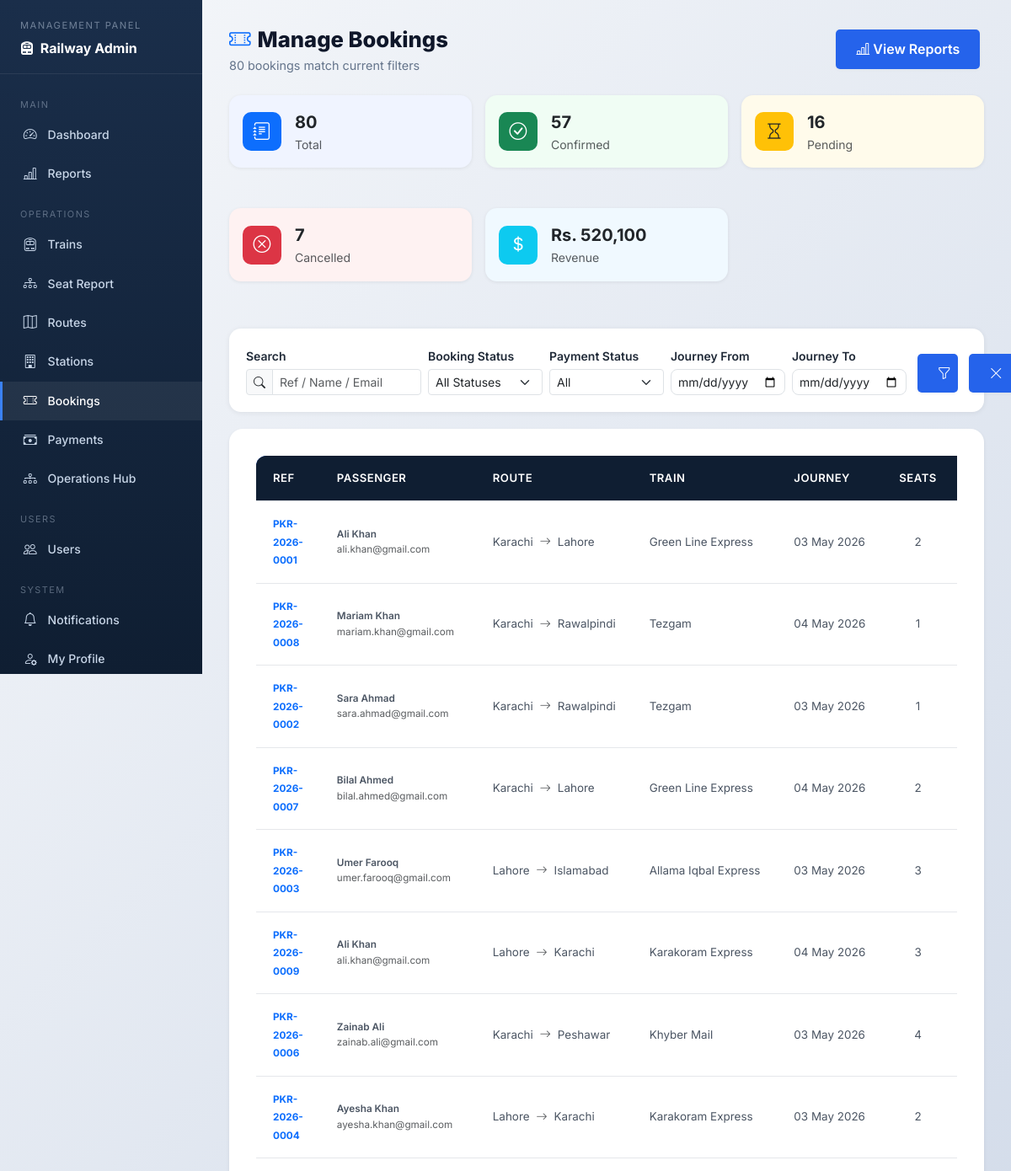
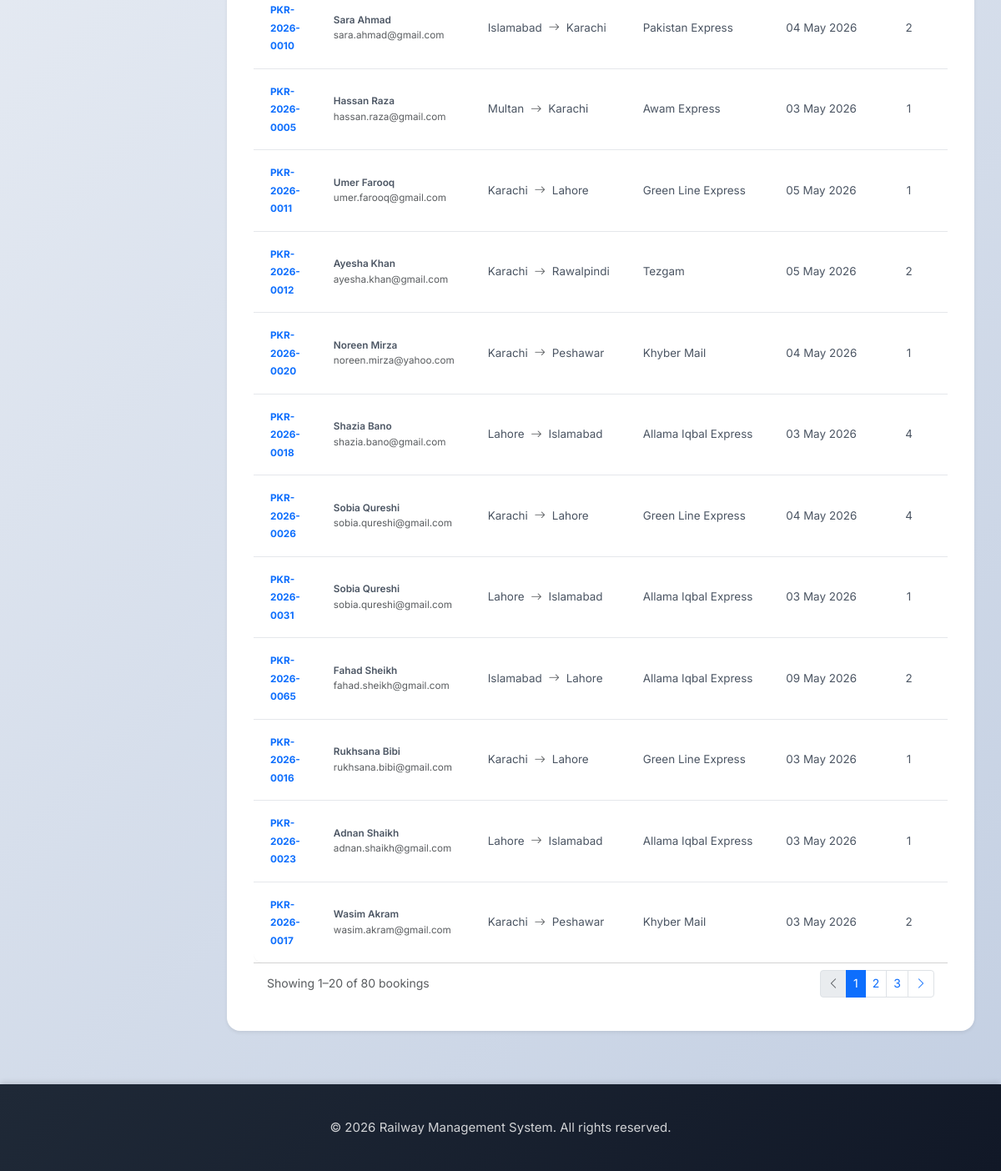
/manage-bookings.php (signed in), run on the app's committed database (2 pictures, top to bottom).
### tables this page shows
CREATE TABLE IF NOT EXISTS bookings (
    booking_id INT PRIMARY KEY AUTO_INCREMENT,
    user_id INT NOT NULL,
    route_id INT NOT NULL,
    booking_reference VARCHAR(20) UNIQUE NOT NULL,
    number_of_seats INT NOT NULL,
    total_fare DECIMAL(12, 2) NOT NULL,
    booking_status ENUM('pending', 'confirmed', 'cancelled') DEFAULT 'pending',
    payment_status ENUM('pending', 'completed', 'failed', 'refunded') DEFAULT 'pending',
    booking_date TIMESTAMP DEFAULT CURRENT_TIMESTAMP,
    journey_date DATE NOT NULL,
    updated_at TIMESTAMP DEFAULT CURRENT_TIMESTAMP ON UPDATE CURRENT_TIMESTAMP,
    cancellation_reason VARCHAR(255) DEFAULT NULL,
    cancellation_fee DECIMAL(10,2) DEFAULT 0.00,
    refund_amount DECIMAL(10,2) DEFAULT 0.00,
    cancelled_at DATETIME DEFAULT NULL,
    FOREIGN KEY (user_id) REFERENCES users(user_id) ON DELETE CASCADE,
    FOREIGN KEY (route_id) REFERENCES routes(route_id) ON DELETE CASCADE
);

CREATE TABLE IF NOT EXISTS users (
    user_id INT PRIMARY KEY AUTO_INCREMENT,
    username VARCHAR(50) UNIQUE NOT NULL,
    email VARCHAR(100) UNIQUE NOT NULL,
    password VARCHAR(255) NOT NULL,
    full_name VARCHAR(100) NOT NULL,
    phone VARCHAR(20),
    address TEXT,
    role ENUM('user', 'admin', 'employee') DEFAULT 'user',
    is_active BOOLEAN DEFAULT TRUE,
    created_at TIMESTAMP DEFAULT CURRENT_TIMESTAMP,
    updated_at TIMESTAMP DEFAULT CURRENT_TIMESTAMP ON UPDATE CURRENT_TIMESTAMP
);

CREATE TABLE IF NOT EXISTS routes (
    route_id INT PRIMARY KEY AUTO_INCREMENT,
    train_id INT NOT NULL,
    departure_city VARCHAR(100) NOT NULL,
    arrival_city VARCHAR(100) NOT NULL,
    departure_time TIME NOT NULL,
    arrival_time TIME NOT NULL,
    distance_km DECIMAL(10, 2),
    base_fare DECIMAL(10, 2) NOT NULL,
    journey_date DATE NOT NULL,
    available_seats INT NOT NULL,
    status ENUM('scheduled', 'cancelled', 'completed') DEFAULT 'scheduled',
    created_at TIMESTAMP DEFAULT CURRENT_TIMESTAMP,
    updated_at TIMESTAMP DEFAULT CURRENT_TIMESTAMP ON UPDATE CURRENT_TIMESTAMP,
    FOREIGN KEY (train_id) REFERENCES trains(train_id) ON DELETE CASCADE,
    UNIQUE KEY unique_train_date (train_id, journey_date)
);

CREATE TABLE IF NOT EXISTS trains (
    train_id INT PRIMARY KEY AUTO_INCREMENT,
    train_name VARCHAR(100) NOT NULL,
    train_number VARCHAR(50) UNIQUE NOT NULL,
    train_type VARCHAR(50) NOT NULL,
    total_seats INT NOT NULL,
    available_seats INT NOT NULL,
    status ENUM('active', 'inactive', 'maintenance') DEFAULT 'active',
    created_at TIMESTAMP DEFAULT CURRENT_TIMESTAMP,
    updated_at TIMESTAMP DEFAULT CURRENT_TIMESTAMP ON UPDATE CURRENT_TIMESTAMP
);

### manage-bookings.php (the view, shortened to what the rows shown need)
<?php
require_once 'config/database.php';
require_once 'src/classes/Database.php';
$db = new Database();
$db->connect();
$page           = max(1, (int)($_GET['page'] ?? 1));
$per_page       = 20;
$offset         = ($page - 1) * $per_page;
$wheres = [];
$where_sql = $wheres ? 'WHERE ' . implode(' AND ', $wheres) : '';
$bookings = $db->select(
    "SELECT b.booking_id, b.booking_reference, b.booking_date, b.journey_date,
            b.number_of_seats, b.total_fare, b.booking_status, b.payment_status,
            u.full_name, u.email,
            r.departure_city, r.arrival_city,
            t.train_name
     FROM bookings b
     JOIN users  u ON b.user_id   = u.user_id
     JOIN routes r ON b.route_id  = r.route_id
     JOIN trains t ON r.train_id  = t.train_id
     {$where_sql}
     ORDER BY b.booking_date DESC
     LIMIT {$per_page} OFFSET {$offset}"
);
require_once 'inc/header.php';
?>
<div class="adm-wrap">
<section class="adm-main">
    <div class="adm-page-header mb-4">
        <div>
            <h2><i class="bi bi-ticket-perforated me-2 text-primary"></i>Manage Bookings</h2>
        </div>
    </div>
    <div class="card border-0 shadow-sm">
        <div class="table-responsive">
            <table class="table table-hover mb-0 bk-table">
                <thead>
                    <tr>
                        <th>Ref</th>
                        <th>Passenger</th>
                        <th>Route</th>
                        <th>Train</th>
                        <th>Journey</th>
                        <th>Seats</th>
                        <th>Fare</th>
                    </tr>
                </thead>
                <tbody>
                <?php if (empty($bookings)): ?>
                    <tr><td colspan="11" class="text-center py-5 text-muted">
                        <i class="bi bi-inbox fs-2 d-block mb-2"></i>No bookings found.
                    </td></tr>
                <?php else: ?>
                    <?php foreach ($bookings as $bk): ?>
                    <tr>
                        <td>
                            <a href="booking-admin.php?id=<?= $bk['booking_id'] ?>"
                               class="fw-bold text-primary text-decoration-none small">
                                <?= htmlspecialchars($bk['booking_reference']) ?>
                            </a>
                        </td>
                        <td>
                            <div class="fw-semibold small"><?= htmlspecialchars($bk['full_name']) ?></div>
                            <div class="text-muted" style="font-size:.73rem;"><?= htmlspecialchars($bk['email']) ?></div>
                        </td>
                        <td class="small">
                            <span class="text-nowrap">
                                <?= htmlspecialchars($bk['departure_city']) ?>
                                <i class="bi bi-arrow-right text-muted mx-1"></i>
                                <?= htmlspecialchars($bk['arrival_city']) ?>
                            </span>
                        </td>
                        <td class="small text-nowrap"><?= htmlspecialchars($bk['train_name']) ?></td>
                        <td class="small text-nowrap"><?= date('d M Y', strtotime($bk['journey_date'])) ?></td>
                        <td class="text-center small"><?= (int)$bk['number_of_seats'] ?></td>
                        <td class="small text-nowrap">Rs. <?= number_format($bk['total_fare'], 0) ?></td>
                    </tr>
                    <?php endforeach; ?>
                <?php endif; ?>
                </tbody>
            </table>
        </div>
    </div>
</section>
</div>
<?php require_once 'inc/footer.php'; ?>

### data on the page
bookings: booking_reference "PKR-2026-0001", user.full_name "Ali Khan", user.email "ali.khan@gmail.com", route.departure_city "Karachi", route.arrival_city "Lahore", trains.train_name "Green Line Express", journey_date "03 May 2026", number_of_seats "2"
bookings: booking_reference "PKR-2026-0008", user.full_name "Mariam Khan", user.email "mariam.khan@gmail.com", route.departure_city "Karachi", route.arrival_city "Rawalpindi", trains.train_name "Tezgam", journey_date "04 May 2026", number_of_seats "1"
bookings: booking_reference "PKR-2026-0002", user.full_name "Sara Ahmad", user.email "sara.ahmad@gmail.com", route.departure_city "Karachi", route.arrival_city "Rawalpindi", trains.train_name "Tezgam", journey_date "03 May 2026", number_of_seats "1"
bookings: booking_reference "PKR-2026-0007", user.full_name "Bilal Ahmed", user.email "bilal.ahmed@gmail.com", route.departure_city "Karachi", route.arrival_city "Lahore", trains.train_name "Green Line Express", journey_date "04 May 2026", number_of_seats "2"
bookings: booking_reference "PKR-2026-0003", user.full_name "Umer Farooq", user.email "umer.farooq@gmail.com", route.departure_city "Lahore", route.arrival_city "Islamabad", trains.train_name "Allama Iqbal Express", journey_date "03 May 2026", number_of_seats "3"
bookings: booking_reference "PKR-2026-0009", user.full_name "Ali Khan", user.email "ali.khan@gmail.com", route.departure_city "Lahore", route.arrival_city "Karachi", trains.train_name "Karakoram Express", journey_date "04 May 2026", number_of_seats "3"
bookings: booking_reference "PKR-2026-0006", user.full_name "Zainab Ali", user.email "zainab.ali@gmail.com", route.departure_city "Karachi", route.arrival_city "Peshawar", trains.train_name "Khyber Mail", journey_date "03 May 2026", number_of_seats "4"
bookings: booking_reference "PKR-2026-0004", user.full_name "Ayesha Khan", user.email "ayesha.khan@gmail.com", route.departure_city "Lahore", route.arrival_city "Karachi", trains.train_name "Karakoram Express", journey_date "03 May 2026", number_of_seats "2"
bookings: booking_reference "PKR-2026-0010", user.full_name "Sara Ahmad", user.email "sara.ahmad@gmail.com", route.departure_city "Islamabad", route.arrival_city "Karachi", trains.train_name "Pakistan Express", journey_date "04 May 2026", number_of_seats "2"
bookings: booking_reference "PKR-2026-0005", user.full_name "Hassan Raza", user.email "hassan.raza@gmail.com", route.departure_city "Multan", route.arrival_city "Karachi", trains.train_name "Awam Express", journey_date "03 May 2026", number_of_seats "1"
bookings: booking_reference "PKR-2026-0011", user.full_name "Umer Farooq", user.email "umer.farooq@gmail.com", route.departure_city "Karachi", route.arrival_city "Lahore", trains.train_name "Green Line Express", journey_date "05 May 2026", number_of_seats "1"
bookings: booking_reference "PKR-2026-0012", user.full_name "Ayesha Khan", user.email "ayesha.khan@gmail.com", route.departure_city "Karachi", route.arrival_city "Rawalpindi", trains.train_name "Tezgam", journey_date "05 May 2026", number_of_seats "2"
bookings: booking_reference "PKR-2026-0020", user.full_name "Noreen Mirza", user.email "noreen.mirza@yahoo.com", route.departure_city "Karachi", route.arrival_city "Peshawar", trains.train_name "Khyber Mail", journey_date "04 May 2026", number_of_seats "1"
bookings: booking_reference "PKR-2026-0018", user.full_name "Shazia Bano", user.email "shazia.bano@gmail.com", route.departure_city "Lahore", route.arrival_city "Islamabad", trains.train_name "Allama Iqbal Express", journey_date "03 May 2026", number_of_seats "4"
bookings: booking_reference "PKR-2026-0026", user.full_name "Sobia Qureshi", user.email "sobia.qureshi@gmail.com", route.departure_city "Karachi", route.arrival_city "Lahore", trains.train_name "Green Line Express", journey_date "04 May 2026", number_of_seats "4"
bookings: booking_reference "PKR-2026-0031", user.full_name "Sobia Qureshi", user.email "sobia.qureshi@gmail.com", route.departure_city "Lahore", route.arrival_city "Islamabad", trains.train_name "Allama Iqbal Express", journey_date "03 May 2026", number_of_seats "1"
bookings: booking_reference "PKR-2026-0065", user.full_name "Fahad Sheikh", user.email "fahad.sheikh@gmail.com", route.departure_city "Islamabad", route.arrival_city "Lahore", trains.train_name "Allama Iqbal Express", journey_date "09 May 2026", number_of_seats "2"
bookings: booking_reference "PKR-2026-0016", user.full_name "Rukhsana Bibi", user.email "rukhsana.bibi@gmail.com", route.departure_city "Karachi", route.arrival_city "Lahore", trains.train_name "Green Line Express", journey_date "03 May 2026", number_of_seats "1"
bookings: booking_reference "PKR-2026-0023", user.full_name "Adnan Shaikh", user.email "adnan.shaikh@gmail.com", route.departure_city "Lahore", route.arrival_city "Islamabad", trains.train_name "Allama Iqbal Express", journey_date "03 May 2026", number_of_seats "1"
bookings: booking_reference "PKR-2026-0017", user.full_name "Wasim Akram", user.email "wasim.akram@gmail.com", route.departure_city "Karachi", route.arrival_city "Peshawar", trains.train_name "Khyber Mail", journey_date "03 May 2026", number_of_seats "2"

### other printed values
$total_rows "80"
$val "80"
$lbl "Total"
$val "57"
$lbl "Confirmed"
$val "16"
$lbl "Pending"
$val "7"
$lbl "Cancelled"
$val "Rs. 520,100"
$lbl "Revenue"
$offset + 1 "1"
min($offset + $per_page, $total_rows) "20"
form field status "All Statuses"
form field payment "All"
